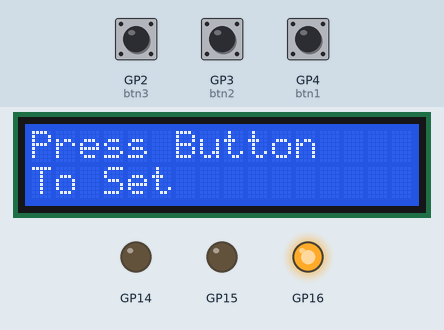
This program was run on a simulated Raspberry Pi Pico running MicroPython. Shown: 16×2 character LCD, output pins drawn as LEDs (lit = HIGH). The test bench sets the inputs (shaded band); at power-on: GP2 (btn3) HIGH, GP3 (btn2) HIGH, GP4 (btn1) HIGH. Library files of the repository ran but are not shown: machine_i2c_lcd.py.

Above: at 5.0 s.
5.1 s: GP2 (btn3) pulled LOW for 1 s
At 5.3 s:
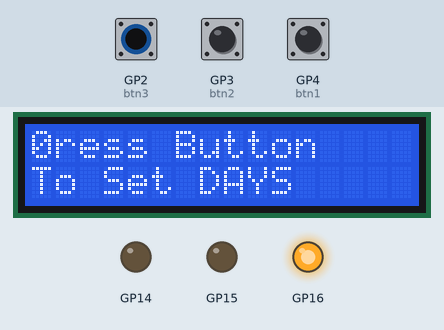
At 6.7 s:
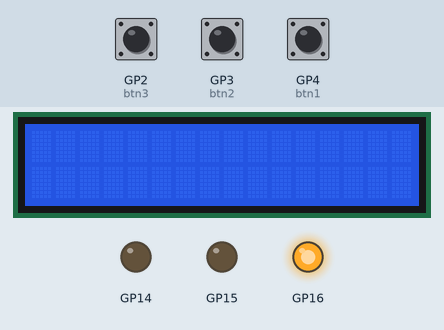
Timing chart, 0 to 8.2 s (numbered marks = the images above; inputs shaded):
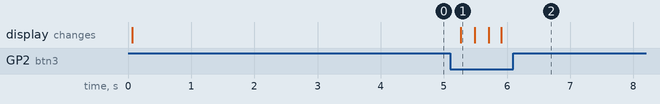

The program:

final-project.py
```python
#App that allows a user to set a plant watering timer that resets if it has rained
from machine import Pin, ADC, PWM, I2C
from time import sleep
from machine_i2c_lcd import I2cLcd
import utime

#intialize vars for user input
day = 0
hour=0
mins=0

pump_speed=100
pump_time=20

#set buttons to GPIO Pins
btn1 = Pin(4, Pin.IN,Pin.PULL_UP)
btn2 = Pin(3, Pin.IN,Pin.PULL_UP)
btn3 = Pin(2, Pin.IN,Pin.PULL_UP)

#initalize LCD
i2c = I2C(0, scl=Pin(9), sda=Pin(8), freq=400000)

addr = i2c.scan()[0]
lcd = I2cLcd(i2c, addr, 2, 16)

#initalize water sensor
water_sensor_DO = Pin(0, Pin.IN)
water_sensor_ADC = ADC(0) # GPI26

pwmPIN=16
cwPin=14
acwPin=15

#moves dc motor that is used to drive water pump
def pump(speed,direction,speedGP,cwGP,acwGP):
  if speed > 100: speed=100
  if speed < 0: speed=0
  Speed = PWM(Pin(speedGP))
  Speed.freq(50)
  cw = Pin(cwGP, Pin.OUT)
  acw = Pin(acwGP, Pin.OUT)
  Speed.duty_u16(int(speed/100*65536))
  if direction < 0:
      cw.value(0)
      acw.value(1)
  if direction == 0:
      cw.value(0)
      acw.value(0)
  if direction > 0:
      cw.value(1)
      acw.value(0)
pump(pump_speed,0,pwmPIN,cwPin,acwPin)

#check if there has been rain
def checkRain():
    if water_sensor_DO.value() == 0:
        return True
    else:
        return False

#gets user input
def getNum(message,top):
    global btn1,btn2,btn3
    num = 0
    end=1
    while(end==1):
        end=btn3.value()
        lcd.putstr(message)
        lcd.putstr(str(num))
        sleep(.2)
        lcd.clear()
        if btn1.value()==0 and num>0:
            num-=1
        if btn2.value()==0 and num<top:
            num+=1
    return num

def convertDays():
    global day
    day = day*24*60

def convertHours():
    global hour
    hour = hour*60

#convert time left to days, hours, mins for LCD display
def convertTimeLeft(n):
    txtTimeLeft=[]
    if n>=1440:
        txtTimeLeft.append(n//1440)
        n= n%1400
    else:
        txtTimeLeft.append(0)
    if n>=60:
        txtTimeLeft.append(n//60)
        n=n%60
    else:
        txtTimeLeft.append(0)
    if n>=0:
        txtTimeLeft.append(n)
    else:
        txtTimeLeft.append(0)
    return txtTimeLeft

#start screen
lcd.putstr("Press Button\n")
lcd.putstr('To Set ')
while(btn1.value()==1 and btn2.value()==1 and btn3.value()==1):
    btn_status=btn1.value()
    utime.sleep(.2)

#collect useer input
day = getNum('DAYS\n',100)
convertDays()
hour = getNum('HOURS\n',24)
convertHours()
mins = getNum('MINUTES\n',60)

cycletime= 0
rained = False

while True:
    rained = False
    cycletime=day+hour+mins
    while cycletime>0:
        cycletime-=(1/60)
        tlist=convertTimeLeft(cycletime)
        lcd.putstr('DAYS: '+str(int(tlist[0]))+' HOURS: '\
               +str(int(tlist[1]))+'MINS: '+ str(int(tlist[2]))+' SECS: '+str(int(cycletime*60)))
        #if there has been rain in a cycle set rained bool to true
        if checkRain():
            print('rain')
            rained = True
        #if user choosen time has passed and it has not rained turn
        #on pump for 20 secs
        if cycletime<.01:
            if rained == False:
                pump(pump_speed,1,pwmPIN,cwPin,acwPin)
                sleep(pump_time)
                pump(pump_speed,0,pwmPIN,cwPin,acwPin)
            cycletime=0
        utime.sleep(1)
        lcd.clear()
```

Measured:
- after the input at 5.1 s, the display: changes after 0.17 s (image 1)
